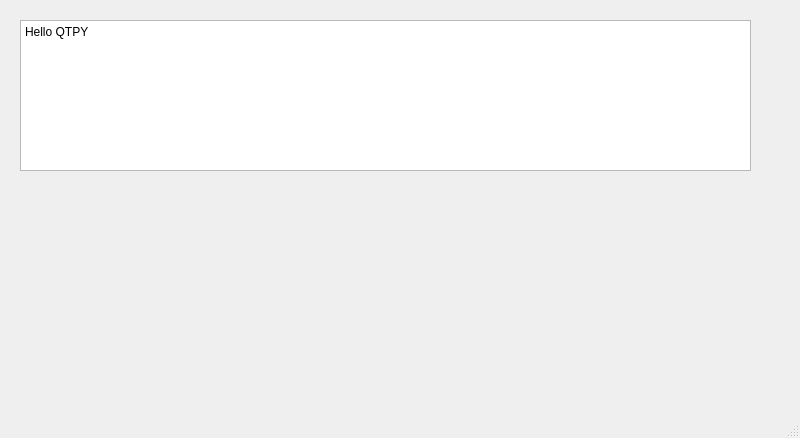
<?xml version="1.0" encoding="UTF-8"?>
<ui version="4.0">
 <class>MainWindow</class>
 <widget class="QMainWindow" name="MainWindow">
  <property name="geometry">
   <rect>
    <x>0</x>
    <y>0</y>
    <width>800</width>
    <height>438</height>
   </rect>
  </property>
  <property name="windowTitle">
   <string>Hello QTPY</string>
  </property>
  <widget class="QWidget" name="centralwidget">
   <widget class="QPlainTextEdit" name="plainTextEdit">
    <property name="geometry">
     <rect>
      <x>20</x>
      <y>20</y>
      <width>731</width>
      <height>151</height>
     </rect>
    </property>
    <property name="plainText">
     <string>Hello QTPY</string>
    </property>
   </widget>
  </widget>
  <widget class="QMenuBar" name="menubar">
   <property name="geometry">
    <rect>
     <x>0</x>
     <y>0</y>
     <width>800</width>
     <height>26</height>
    </rect>
   </property>
  </widget>
  <widget class="QStatusBar" name="statusbar"/>
 </widget>
 <resources/>
 <connections/>
</ui>
